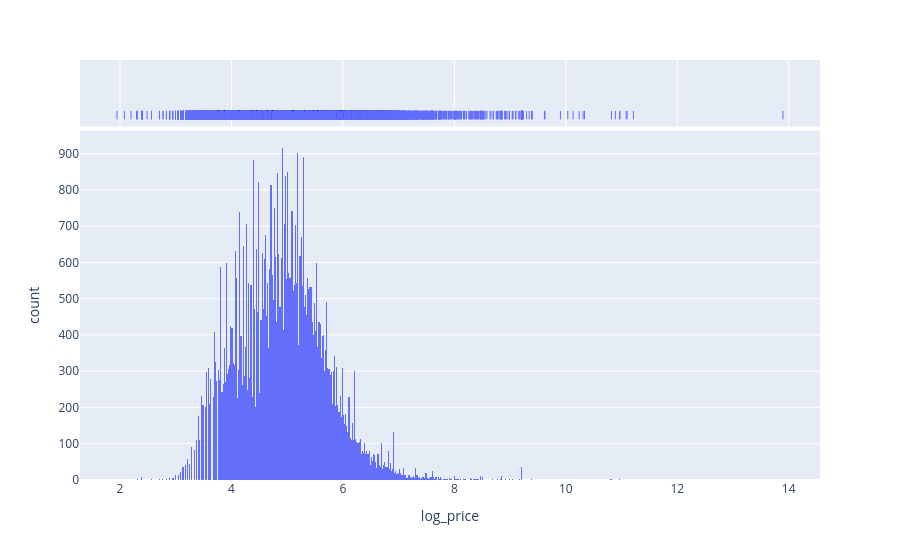

Source (notebook cell):
### Code cell
#plotting property types
fig = px.histogram(df, x = "log_price", marginal="rug")


fig.show()

### Figure 1 — Plotly figure (JSON) as saved in the notebook; plotly's stock layout.template omitted (floating-point values rounded to 4 significant figures; data arrays with more than 128 entries replaced by an {"elided": "..."} marker saying what was removed)
{"data": [{"bingroup": "x", "hovertemplate": "log_price=%{x}<br>count=%{y}<extra></extra>", "legendgroup": "", "marker": {"color": "#636efa", "pattern": {"shape": ""}}, "name": "", "orientation": "v", "showlegend": false, "type": "histogram", "x": {"elided": "96871 float values"}, "xaxis": "x", "yaxis": "y"}, {"boxpoints": "all", "fillcolor": "rgba(255,255,255,0)", "hoveron": "points", "hovertemplate": "log_price=%{x}<extra></extra>", "jitter": 0, "legendgroup": "", "line": {"color": "rgba(255,255,255,0)"}, "marker": {"color": "#636efa", "symbol": "line-ns-open"}, "name": "", "showlegend": false, "type": "box", "x": {"elided": "96871 float values"}, "xaxis": "x2", "yaxis": "y2"}], "layout": {"barmode": "relative", "legend": {"tracegroupgap": 0}, "margin": {"t": 60}, "xaxis": {"anchor": "y", "domain": [0, 1], "title": {"text": "log_price"}}, "xaxis2": {"anchor": "y2", "domain": [0, 1], "matches": "x", "showgrid": true, "showticklabels": false}, "yaxis": {"anchor": "x", "domain": [0, 0.8316], "title": {"text": "count"}}, "yaxis2": {"anchor": "x2", "domain": [0.8416, 1], "matches": "y2", "showgrid": false, "showline": false, "showticklabels": false, "ticks": ""}}}
